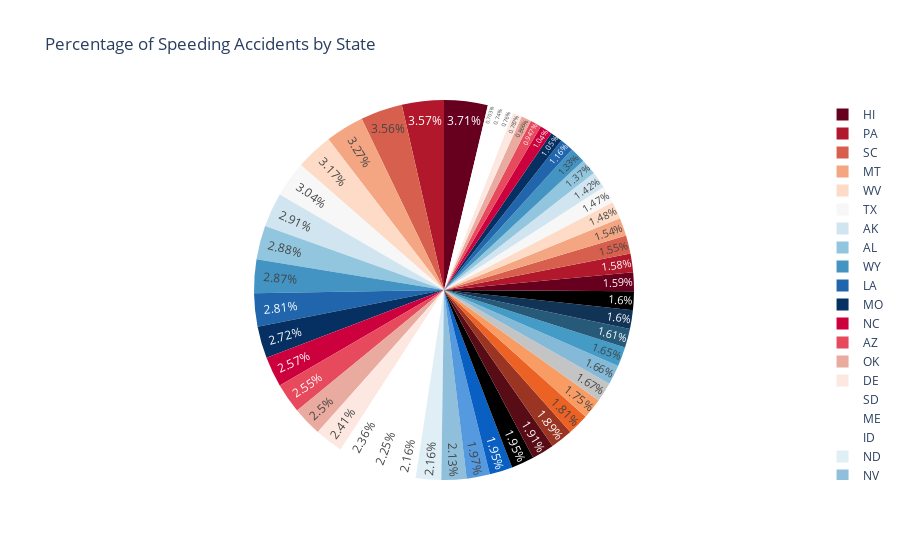

Write notebook code for a chart like this one.
### Code cell
#percentage of speeding accidents
fig = px.pie(df, names='abbrev', values='speeding',
             title="Percentage of Speeding Accidents by State",
             color_discrete_sequence=px.colors.sequential.RdBu)
fig.update_traces(textposition='inside')
fig.show()

### Figure 1 — Plotly figure (JSON) as saved in the notebook; plotly's stock layout.template omitted (floating-point values rounded to 4 significant figures)
{"data": [{"domain": {"x": [0, 1], "y": [0, 1]}, "hovertemplate": "abbrev=%{label}<br>speeding=%{value}<extra></extra>", "labels": ["AL", "AK", "AZ", "AR", "CA", "CO", "CT", "DE", "DC", "FL", "GA", "HI", "ID", "IL", "IN", "IA", "KS", "KY", "LA", "ME", "MD", "MA", "MI", "MN", "MS", "MO", "MT", "NE", "NV", "NH", "NJ", "NM", "NY", "NC", "ND", "OH", "OK", "OR", "PA", "RI", "SC", "SD", "TN", "TX", "UT", "VT", "VA", "WA", "WV", "WI", "WY"], "legendgroup": "", "name": "", "showlegend": true, "textposition": "inside", "type": "pie", "values": [7.332, 7.421, 6.51, 4.032, 4.2, 5.032, 4.968, 6.156, 2.006, 3.759, 2.964, 9.45, 5.508, 4.608, 3.625, 2.669, 4.806, 4.066, 7.175, 5.738, 4.25, 1.886, 3.384, 2.208, 2.64, 6.923, 8.346, 1.937, 5.439, 4.06, 1.792, 3.496, 3.936, 6.552, 5.497, 3.948, 6.368, 4.224, 9.1, 3.774, 9.082, 6.014, 4.095, 7.76, 4.859, 4.08, 2.413, 4.452, 8.092, 4.968, 7.308]}], "layout": {"legend": {"tracegroupgap": 0}, "piecolorway": ["rgb(103,0,31)", "rgb(178,24,43)", "rgb(214,96,77)", "rgb(244,165,130)", "rgb(253,219,199)", "rgb(247,247,247)", "rgb(209,229,240)", "rgb(146,197,222)", "rgb(67,147,195)", "rgb(33,102,172)", "rgb(5,48,97)"], "title": {"text": "Percentage of Speeding Accidents by State"}}}
